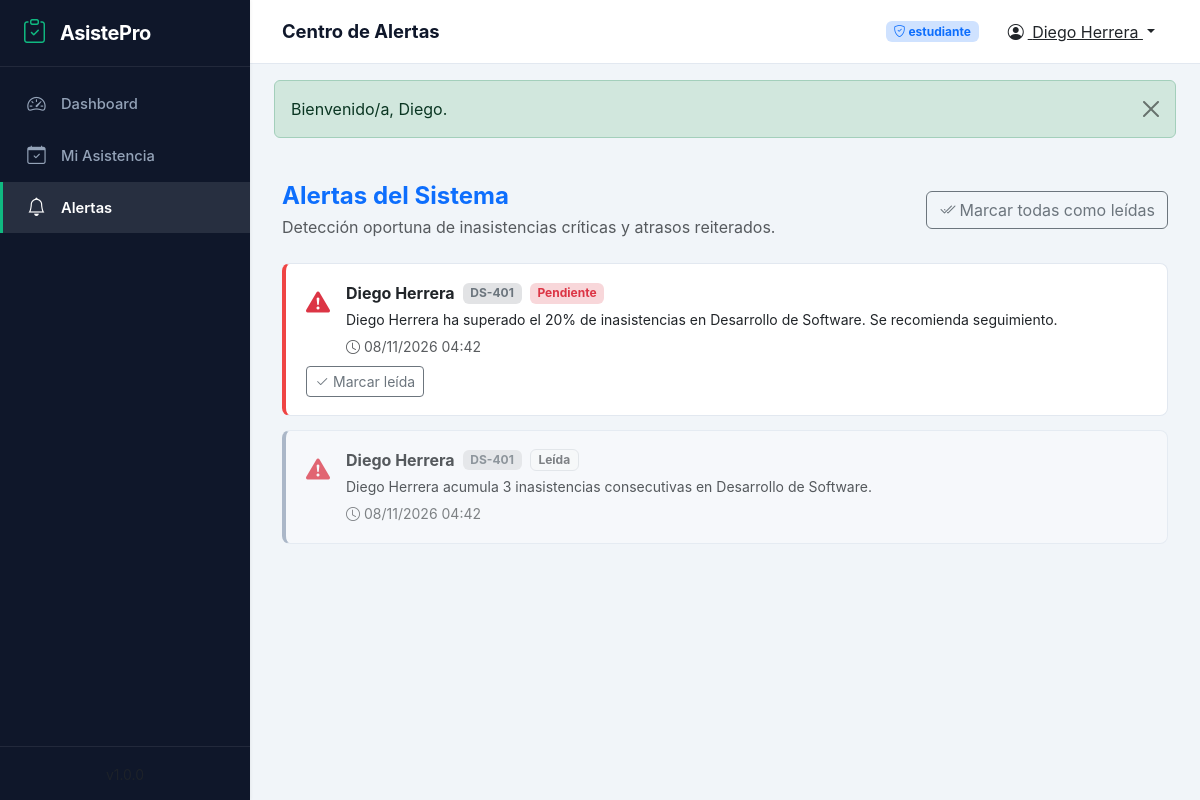
Page /public/alertas.php (signed in) on the committed database.
### tables this page shows
CREATE TABLE `alertas` (
    `id` INT UNSIGNED AUTO_INCREMENT PRIMARY KEY,
    `estudiante_id` INT UNSIGNED NOT NULL,
    `curso_id` INT UNSIGNED DEFAULT NULL,
    `tipo` VARCHAR(50) NOT NULL DEFAULT 'inasistencia',
    `mensaje` TEXT NOT NULL,
    `leida` TINYINT(1) NOT NULL DEFAULT 0,
    `created_at` DATETIME NOT NULL DEFAULT CURRENT_TIMESTAMP,
    INDEX `idx_alertas_estudiante` (`estudiante_id`),
    INDEX `idx_alertas_leida` (`leida`),
    CONSTRAINT `fk_alertas_estudiante` FOREIGN KEY (`estudiante_id`) REFERENCES `usuarios`(`id`) ON UPDATE CASCADE ON DELETE CASCADE,
    CONSTRAINT `fk_alertas_curso` FOREIGN KEY (`curso_id`) REFERENCES `cursos`(`id`) ON UPDATE CASCADE ON DELETE SET NULL
);

CREATE TABLE `usuarios` (
    `id` INT UNSIGNED AUTO_INCREMENT PRIMARY KEY,
    `nombre` VARCHAR(100) NOT NULL,
    `apellido` VARCHAR(100) NOT NULL,
    `email` VARCHAR(191) NOT NULL UNIQUE,
    `password` VARCHAR(255) NOT NULL,
    `rol_id` INT UNSIGNED NOT NULL,
    `activo` TINYINT(1) NOT NULL DEFAULT 1,
    `ultimo_acceso` DATETIME DEFAULT NULL,
    `created_at` DATETIME NOT NULL DEFAULT CURRENT_TIMESTAMP,
    `updated_at` DATETIME NOT NULL DEFAULT CURRENT_TIMESTAMP ON UPDATE CURRENT_TIMESTAMP,
    INDEX `idx_usuarios_rol` (`rol_id`),
    INDEX `idx_usuarios_email` (`email`),
    INDEX `idx_usuarios_activo` (`activo`),
    CONSTRAINT `fk_usuarios_rol` FOREIGN KEY (`rol_id`) REFERENCES `roles`(`id`) ON UPDATE CASCADE ON DELETE RESTRICT
);

CREATE TABLE `cursos` (
    `id` INT UNSIGNED AUTO_INCREMENT PRIMARY KEY,
    `nombre` VARCHAR(150) NOT NULL,
    `codigo` VARCHAR(20) NOT NULL UNIQUE,
    `descripcion` TEXT DEFAULT NULL,
    `docente_id` INT UNSIGNED DEFAULT NULL,
    `periodo` VARCHAR(20) DEFAULT '2026-2027',
    `activo` TINYINT(1) NOT NULL DEFAULT 1,
    `created_at` DATETIME NOT NULL DEFAULT CURRENT_TIMESTAMP,
    `updated_at` DATETIME NOT NULL DEFAULT CURRENT_TIMESTAMP ON UPDATE CURRENT_TIMESTAMP,
    INDEX `idx_cursos_docente` (`docente_id`),
    INDEX `idx_cursos_activo` (`activo`),
    CONSTRAINT `fk_cursos_docente` FOREIGN KEY (`docente_id`) REFERENCES `usuarios`(`id`) ON UPDATE CASCADE ON DELETE SET NULL
);

### config/init.php (called while the page is built, shortened)
<?php
require_once __DIR__ . '/database.php';
function e(?string $texto): string
{
    return htmlspecialchars($texto ?? '', ENT_QUOTES, 'UTF-8');
}
function url(string $ruta = ''): string
{
    return APP_URL . $ruta;
}
function estaAutenticado(): bool
{
    return isset($_SESSION['usuario_id']) && !empty($_SESSION['usuario_id']);
}
function tieneRol(int $rolId): bool
{
    return isset($_SESSION['rol_id']) && (int)$_SESSION['rol_id'] === $rolId;
}
function getMensaje(): ?array
{
    if (isset($_SESSION['mensaje'])) {
        $mensaje = $_SESSION['mensaje'];
        return $mensaje;
    }
    return null;
}

### app/controllers/AlertaController.php (called while the page is built, shortened)
<?php
require_once __DIR__ . '/../../config/init.php';
require_once APP_PATH . '/models/Alerta.php';
class AlertaController
{
    private Alerta $model;
    public function __construct()
    {
        $this->model = new Alerta();
    }
    public function index(): array
    {
        $rolId = (int)$_SESSION['rol_id'];
        $usuarioId = (int)$_SESSION['usuario_id'];
        $estudianteId = ($rolId === ROL_ESTUDIANTE) ? $usuarioId : null;
        $alertas = $this->model->listar($estudianteId);
        return [
            'alertas' => $alertas,
        ];
    }
}

### config/database.php (called while the page is built, shortened)
<?php
class Database
{
    private static ?PDO $instance = null;
    public static function getConnection(): PDO
    {
        if (self::$instance === null) {
            try {
                $dsn = sprintf(
                    'mysql:host=%s;dbname=%s;charset=%s',
                    DB_HOST,
                    DB_NAME,
                    DB_CHARSET
                );
                $options = [
                    PDO::ATTR_ERRMODE            => PDO::ERRMODE_EXCEPTION,
                    PDO::ATTR_DEFAULT_FETCH_MODE => PDO::FETCH_ASSOC,
                    PDO::ATTR_EMULATE_PREPARES   => false,
                    PDO::MYSQL_ATTR_INIT_COMMAND  => "SET NAMES " . DB_CHARSET,
                ];
                self::$instance = new PDO($dsn, DB_USER, DB_PASS, $options);
            } catch (PDOException $e) {
                error_log("Error de conexión a la base de datos: " . $e->getMessage());
                die("Error de conexión a la base de datos. Contacte al administrador.");
            }
        }
        return self::$instance;
    }
}

### app/models/Model.php (called while the page is built, shortened)
<?php
abstract class Model
{
    public function __construct()
    {
        $this->db = Database::getConnection();
    }
}

### app/models/Alerta.php (called while the page is built, shortened)
<?php
require_once __DIR__ . '/Model.php';
class Alerta extends Model
{
    public function listar(?int $estudianteId = null, bool $soloNoLeidas = false, int $limite = 50): array
    {
        $sql = "SELECT a.*,
                       u.nombre AS estudiante_nombre,
                       u.apellido AS estudiante_apellido,
                       u.email AS estudiante_email,
                       c.nombre AS curso_nombre,
                       c.codigo AS curso_codigo
                FROM alertas a
                INNER JOIN usuarios u ON a.estudiante_id = u.id
                LEFT JOIN cursos c ON a.curso_id = c.id
                WHERE 1=1";
        $params = [];
        if ($estudianteId !== null) {
            $sql .= " AND a.estudiante_id = :estudiante_id";
            $params['estudiante_id'] = $estudianteId;
        }
        $sql .= " ORDER BY a.leida ASC, a.created_at DESC LIMIT :limite";
        $stmt = $this->db->prepare($sql);
        foreach ($params as $k => $v) {
            $stmt->bindValue($k, $v);
        }
        $stmt->bindValue(':limite', $limite, PDO::PARAM_INT);
        $stmt->execute();
        return $stmt->fetchAll();
    }
}

### app/views/alertas/index.php (the view, shortened to what this page needs)
<?php
$titulo = 'Centro de Alertas';
$pagina_actual = 'alertas';
?>
<div class="d-flex justify-content-between align-items-center mb-4 flex-wrap gap-2">
    <div>
        <h4 class="mb-1 text-primary fw-bold">Alertas del Sistema</h4>
        <p class="text-muted mb-0">Detección oportuna de inasistencias críticas y atrasos reiterados.</p>
    </div>
    <div>
        <form method="POST" action="<?= url('/alertas.php?action=marcar_todas') ?>">
            <button type="submit" class="btn btn-outline-secondary">
                <i class="bi bi-check2-all me-1"></i>Marcar todas como leídas
            </button>
        </form>
    </div>
</div>
<?php if (empty($alertas)): ?>
    <div class="card-custom p-5 text-center text-muted">
        <i class="bi bi-shield-check fs-1 text-success d-block mb-2"></i>
        No hay alertas registradas en este momento.
    </div>
<?php else: ?>
    <?php foreach ($alertas as $a): ?>
    <div class="alert-item-card <?= $a['leida'] ? 'leida' : '' ?>">
        <div class="d-flex justify-content-between align-items-center flex-wrap gap-2">
            <div class="d-flex align-items-start gap-3">
                <div class="fs-4 text-<?= $a['tipo'] === 'inasistencia' ? 'danger' : 'warning' ?> mt-1">
                    <i class="bi bi-exclamation-triangle-fill"></i>
                </div>
                <div>
                    <div class="d-flex align-items-center gap-2 mb-1">
                        <span class="fw-bold text-dark"><?= e($a['estudiante_nombre'] . ' ' . $a['estudiante_apellido']) ?></span>
                        <?php if (!empty($a['curso_codigo'])): ?>
                            <span class="badge bg-secondary-subtle text-secondary"><?= e($a['curso_codigo']) ?></span>
                        <?php endif; ?>
                        <?php if (!$a['leida']): ?>
                            <span class="badge bg-danger-subtle text-danger">Pendiente</span>
                        <?php else: ?>
                            <span class="badge bg-light text-muted border">Leída</span>
                        <?php endif; ?>
                    </div>
                    <div class="text-dark small mb-1"><?= e($a['mensaje']) ?></div>
                    <small class="text-muted"><i class="bi bi-clock me-1"></i><?= date('d/m/Y H:i', strtotime($a['created_at'])) ?></small>
                </div>
            </div>
            <?php if (!$a['leida']): ?>
            <form method="POST" action="<?= url('/alertas.php?action=marcar_leida') ?>">
                <button type="submit" class="btn btn-sm btn-outline-secondary" title="Marcar como leída">
                    <i class="bi bi-check2 me-1"></i>Marcar leída
                </button>
            </form>
            <?php endif; ?>
        </div>
    </div>
    <?php endforeach; ?>
<?php endif; ?>
<?php
$contenido = ob_get_clean();
require_once VIEW_PATH . '/layout/main.php';
?>

### public/alertas.php
<?php
require_once __DIR__ . '/../config/init.php';
require_once APP_PATH . '/controllers/AlertaController.php';
$controller = new AlertaController();
$action = $_GET['action'] ?? 'index';
if ($action === 'marcar_leida') {
    $controller->marcarLeida();
} elseif ($action === 'marcar_todas') {
    $controller->marcarTodas();
} else {
    $datos = $controller->index();
    extract($datos);
    require_once VIEW_PATH . '/alertas/index.php';
}

### app/views/layout/main.php (shortened to what this page needs)
<!DOCTYPE html>
<html lang="es">
<head>
    <link href="https://cdn.jsdelivr.net/npm/bootstrap@5.3.2/dist/css/bootstrap.min.css" rel="stylesheet">
    <link href="https://cdn.jsdelivr.net/npm/bootstrap-icons@1.11.3/font/bootstrap-icons.min.css" rel="stylesheet">
    <link href="<?= url('/css/style.css?v=' . time()) ?>" rel="stylesheet">
</head>
<body>
<?php if (estaAutenticado()): ?>
<div class="d-flex" id="wrapper">
    <aside class="sidebar" id="sidebar">
        <div class="sidebar-header">
            <h4 class="mb-0">
                <i class="bi bi-clipboard-check"></i>
                <span class="sidebar-text">AsistePro</span>
            </h4>
        </div>
        <nav class="sidebar-nav">
            <ul class="nav flex-column">
                <li class="nav-item">
                    <a class="nav-link <?= ($pagina_actual ?? '') === 'dashboard' ? 'active' : '' ?>" href="<?= url('/dashboard.php') ?>">
                        <i class="bi bi-speedometer2"></i>
                        <span class="sidebar-text">Dashboard</span>
                    </a>
                </li>
                <li class="nav-item">
                    <a class="nav-link <?= ($pagina_actual ?? '') === 'asistencia' ? 'active' : '' ?>" href="<?= url('/asistencia.php') ?>">
                        <i class="bi bi-calendar-check"></i>
                        <span class="sidebar-text"><?= tieneRol(ROL_ESTUDIANTE) ? 'Mi Asistencia' : 'Asistencia' ?></span>
                    </a>
                </li>
                <li class="nav-item">
                    <a class="nav-link <?= ($pagina_actual ?? '') === 'alertas' ? 'active' : '' ?>" href="<?= url('/alertas.php') ?>">
                        <i class="bi bi-bell"></i>
                        <span class="sidebar-text">Alertas</span>
                    </a>
                </li>
            </ul>
        </nav>
        <div class="sidebar-footer">
            <small class="sidebar-text text-muted">v<?= APP_VERSION ?></small>
        </div>
    </aside>
    <div class="main-content" id="main-content">
        <header class="topbar">
            <div class="d-flex align-items-center">
                <h5 class="mb-0 topbar-title"><?= e($titulo ?? 'Dashboard') ?></h5>
            </div>
            <div class="d-flex align-items-center gap-3">
                <span class="badge bg-primary-subtle text-primary">
                    <i class="bi bi-shield-check"></i>
                    <?= e($_SESSION['rol_nombre'] ?? '') ?>
                </span>
                <div class="dropdown">
                    <button class="btn btn-link text-dark dropdown-toggle" type="button" data-bs-toggle="dropdown">
                        <i class="bi bi-person-circle me-1"></i>
                        <?= e($_SESSION['usuario_nombre'] ?? 'Usuario') ?>
                    </button>
                </div>
            </div>
        </header>
        <?php $mensaje = getMensaje(); ?>
        <?php if ($mensaje): ?>
        <div class="alert alert-<?= e($mensaje['tipo']) ?> alert-dismissible fade show mx-4 mt-3" role="alert">
            <?= e($mensaje['texto']) ?>
            <button type="button" class="btn-close" data-bs-dismiss="alert"></button>
        </div>
        <?php endif; ?>
        <main class="content-area">
            <?= $contenido ?? '' ?>
        </main>
    </div>
</div>
<?php endif; ?>
</body>
</html>

### public/css/style.css (style rules this page uses)
:root { --color-primary: #1e3a5f; --color-primary-light: #2563eb; --color-secondary: #10b981; --color-bg: #f8fafc; --color-white: #ffffff; --color-border: #e2e8f0; --color-text: #1e293b; --color-text-muted: #64748b; --sidebar-width: 250px; --topbar-height: 64px; --transition: 0.2s ease; }
* { margin: 0; padding: 0; box-sizing: border-box; }
body { font-family: -apple-system, BlinkMacSystemFont, 'Segoe UI', Roboto, Helvetica, Arial, sans-serif; background-color: #f1f5f9; color: var(--color-text); min-height: 100vh; -webkit-font-smoothing: antialiased; }
.sidebar { position: fixed; top: 0; left: 0; width: var(--sidebar-width); height: 100vh; background: #0f172a; color: #ffffff; display: flex; flex-direction: column; z-index: 1050; box-shadow: 1px 0 3px rgba(0,0,0,0.05); }
.sidebar-header { padding: 1.15rem 1.4rem; border-bottom: 1px solid rgba(255,255,255,0.08); display: flex; align-items: center; min-height: var(--topbar-height); }
.sidebar-header h4 { font-weight: 700; font-size: 1.25rem; letter-spacing: -0.02em; }
.sidebar-header i { font-size: 1.5rem; margin-right: 0.6rem; color: #10b981; }
.sidebar-nav { flex: 1; padding: 0.75rem 0; overflow-y: auto; }
.sidebar-nav .nav-link { color: #94a3b8; padding: 0.75rem 1.4rem; display: flex; align-items: center; gap: 0.85rem; transition: all var(--transition); border-left: 3px solid transparent; text-decoration: none; font-size: 0.92rem; font-weight: 500; }
.sidebar-nav .nav-link i { font-size: 1.15rem; width: 22px; text-align: center; }
.sidebar-nav .nav-link.active { color: #ffffff; background-color: rgba(255,255,255,0.1); border-left-color: #10b981; font-weight: 600; }
.sidebar-footer { padding: 0.9rem 1.4rem; border-top: 1px solid rgba(255,255,255,0.08); text-align: center; }
.main-content { margin-left: var(--sidebar-width); min-height: 100vh; display: flex; flex-direction: column; }
.topbar { height: var(--topbar-height); background: #ffffff; border-bottom: 1px solid #e2e8f0; display: flex; align-items: center; justify-content: space-between; padding: 0 2rem; position: sticky; top: 0; z-index: 1040; }
.topbar-title { font-weight: 700; font-size: 1.15rem; color: #0f172a; }
.content-area { padding: 1.75rem 2rem 2.5rem 2rem; width: 100%; }
.alert-item-card { background: #ffffff; border: 1px solid #e2e8f0; border-left: 4px solid #ef4444; border-radius: 8px; padding: 1.1rem 1.25rem; margin-bottom: 0.85rem; transition: transform var(--transition); }
.alert-item-card.leida { border-left-color: #94a3b8; background-color: #f8fafc; opacity: 0.75; }

### rows in the picture
alertas: estudiante.apellido "Diego Herrera", curso.codigo "DS-401", leida "Pendiente", mensaje "Diego Herrera ha superado el 20% de inasistencias en Desarrollo de Software. Se recomienda seguimiento.", created_at "08/11/2026 04:42"
alertas: estudiante.apellido "Diego Herrera", curso.codigo "DS-401", leida "Leída", mensaje "Diego Herrera acumula 3 inasistencias consecutivas en Desarrollo de Software.", created_at "08/11/2026 04:42"

### other values in the picture
$titulo "Centro de Alertas"
$_SESSION['rol_nombre'] "estudiante"
$_SESSION['usuario_nombre'] "Diego Herrera"
$mensaje['texto'] "Bienvenido/a, Diego."
